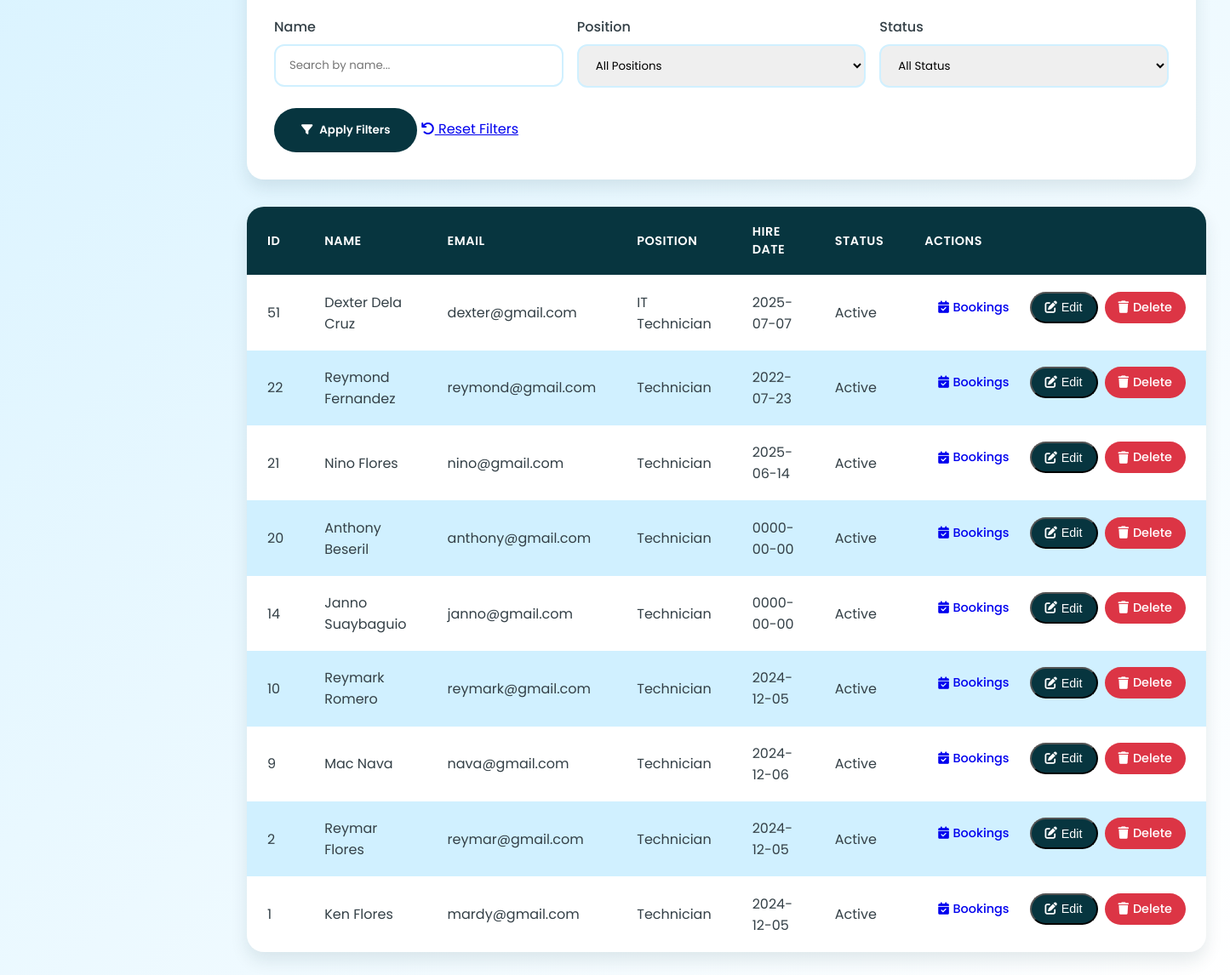
The app's page /admin/admin_employees.php (signed in, lower part), older data.
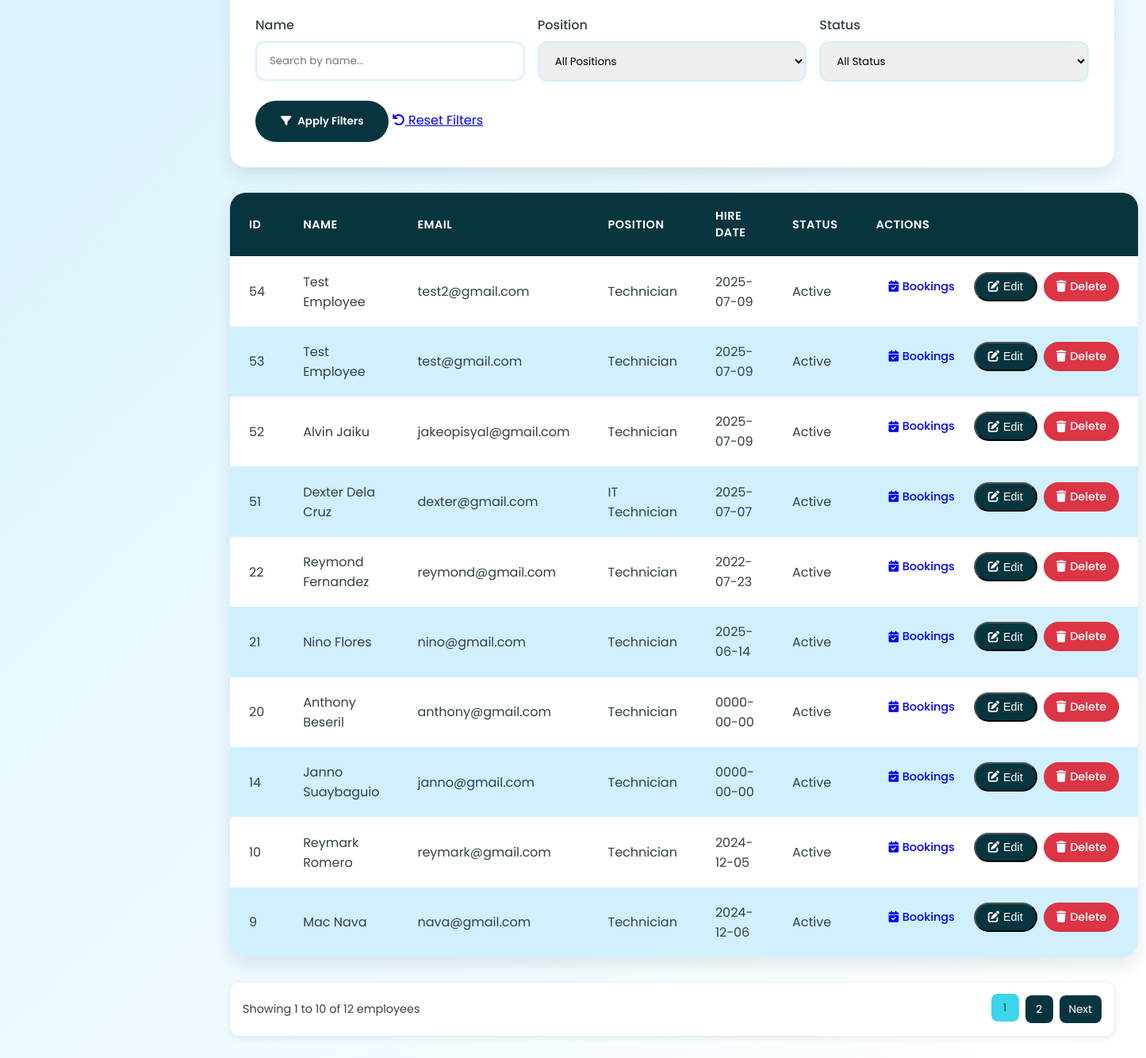
The same page, newer data.
### tables this page shows
CREATE TABLE `employees` (
  `id` int NOT NULL AUTO_INCREMENT,
  `name` varchar(100) NOT NULL,
  `position` varchar(100) NOT NULL,
  `email` varchar(100) NOT NULL,
  `hire_date` date DEFAULT NULL,
  `status` enum('Active','Inactive') DEFAULT 'Active',
  `password` varchar(255) NOT NULL,
  `phone` varchar(20) DEFAULT NULL,
  PRIMARY KEY (`id`)
);

### admin/admin_employees.php (the view, shortened to what the changed rows need)
<?php
$conn = Database::getConnection();
$filter_name = isset($_GET['filter_name']) ? mysqli_real_escape_string($conn, $_GET['filter_name']) : '';
$filter_position = isset($_GET['filter_position']) ? mysqli_real_escape_string($conn, $_GET['filter_position']) : '';
$filter_status = isset($_GET['filter_status']) ? mysqli_real_escape_string($conn, $_GET['filter_status']) : '';
$records_per_page = 10;
$page = isset($_GET['page']) ? (int)$_GET['page'] : 1;
$page = max(1, $page);
$offset = ($page - 1) * $records_per_page;
$count_sql = "SELECT COUNT(*) as total FROM employees WHERE 1=1";
$count_result = $conn->query($count_sql);
$total_records = $count_result->fetch_assoc()['total'];
$total_pages = ceil($total_records / $records_per_page);
$sql_employees = "SELECT * FROM employees WHERE 1=1";
$sql_employees .= " ORDER BY id DESC LIMIT $records_per_page OFFSET $offset";
$result_employees = $conn->query($sql_employees);
$employees = [];
while ($row = $result_employees->fetch_assoc()) {
    $employees[] = $row;
}
?>
<!DOCTYPE html>
<html lang="en">
<head>
    <link href="https://cdnjs.cloudflare.com/ajax/libs/font-awesome/6.5.0/css/all.min.css" rel="stylesheet">
</head>
<body>
    <div class="main">
        <table>
            <thead>
                <tr>
                    <th>ID</th>
                    <th>Name</th>
                    <th>Email</th>
                    <th>Position</th>
                    <th>Hire Date</th>
                    <th>Status</th>
                    <th>Actions</th>
                </tr>
            </thead>
            <tbody>
                <?php if (count($employees) > 0): ?>
                    <?php foreach ($employees as $employee): ?>
                        <tr>
                            <td data-label="ID"><?= htmlspecialchars($employee['id'] ?? '') ?></td>
                            <td data-label="Name"><?= htmlspecialchars($employee['name'] ?? '') ?></td>
                            <td data-label="Email"><?= htmlspecialchars($employee['email'] ?? '') ?></td>
                            <td data-label="Position"><?= htmlspecialchars($employee['position'] ?? '') ?></td>
                            <td data-label="Hire Date"><?= htmlspecialchars($employee['hire_date'] ?? '') ?></td>
                            <td data-label="Status" data-status="<?= htmlspecialchars($employee['status'] ?? '') ?>"><?= htmlspecialchars($employee['status'] ?? '') ?></td>
                            <td data-label="Actions" class="action-buttons">
                                <a href="employee_bookings.php?employee_id=<?= $employee['id'] ?? '' ?>" class="action-button view-btn">
                                    <i class="fas fa-calendar-check"></i> Bookings
                                </a>
                                <button class="action-button edit-btn" onclick='openEditModal(<?= json_encode($employee) ?>)'>
                                    <i class="fas fa-edit"></i> Edit
                                </button>
                                <a href="admin_employees.php?delete_id=<?= $employee['id'] ?? '' ?>"
                                   class="action-button delete-btn"
                                   onclick="return confirmDelete('admin_employees.php?delete_id=<?= $employee['id'] ?? '' ?>');">
                                    <i class="fas fa-trash"></i> Delete
                                </a>
                            </td>
                        </tr>
                    <?php endforeach; ?>
                <?php else: ?>
                    <tr>
                        <td colspan="7" style="text-align: center;">No employees found.</td>
                    </tr>
                <?php endif; ?>
            </tbody>
        </table>
        <?php if ($total_pages > 1): ?>
            <div class="pagination-container">
                <div class="pagination-info">
                    Showing <?= min($offset + 1, $total_records) ?> to <?= min($offset + $records_per_page, $total_records) ?> of <?= $total_records ?> employees
                </div>
                <div class="pagination-links">
                    <?php for ($i = 1; $i <= $total_pages; $i++): ?>
                        <a href="?page=<?= $i ?>&filter_name=<?= urlencode($filter_name) ?>&filter_position=<?= urlencode($filter_position) ?>&filter_status=<?= urlencode($filter_status) ?>" class="pagination-link <?= $i == $page ? 'active' : '' ?>">
                            <?= $i ?>
                        </a>
                    <?php endfor; ?>
                    <?php if ($page < $total_pages): ?>
                        <a href="?page=<?= $page + 1 ?>&filter_name=<?= urlencode($filter_name) ?>&filter_position=<?= urlencode($filter_position) ?>&filter_status=<?= urlencode($filter_status) ?>" class="pagination-link">Next</a>
                    <?php endif; ?>
                </div>
            </div>
        <?php endif; ?>
    </div>
</body>
</html>

Row changes from the older to the newer data that the page shows:
no longer on this page (row unchanged): employees: id "2", name "Reymar Flores", email "reymar@gmail.com", position "Technician", hire_date "2024-12-05", status "Active"
no longer on this page (row unchanged): employees: id "1", name "Ken Flores", email "mardy@gmail.com", position "Technician", hire_date "2024-12-05", status "Active"
added employees: id "54", name "Test Employee", email "test2@gmail.com", position "Technician", hire_date "2025-07-09", status "Active"
added employees: id "53", name "Test Employee", email "test@gmail.com", position "Technician", hire_date "2025-07-09", status "Active"
added employees: id "52", name "Alvin Jaiku", email "jakeopisyal@gmail.com", position "Technician", hire_date "2025-07-09", status "Active"
Text that changed along with them:
min($offset + 1, $total_records): (not shown) → "1"
min($offset + $records_per_page, $total_records): (not shown) → "10"
$total_records: (not shown) → "12"
text now shown: "Showing to of employees Next"
new list line: "1"
new list line: "2"
